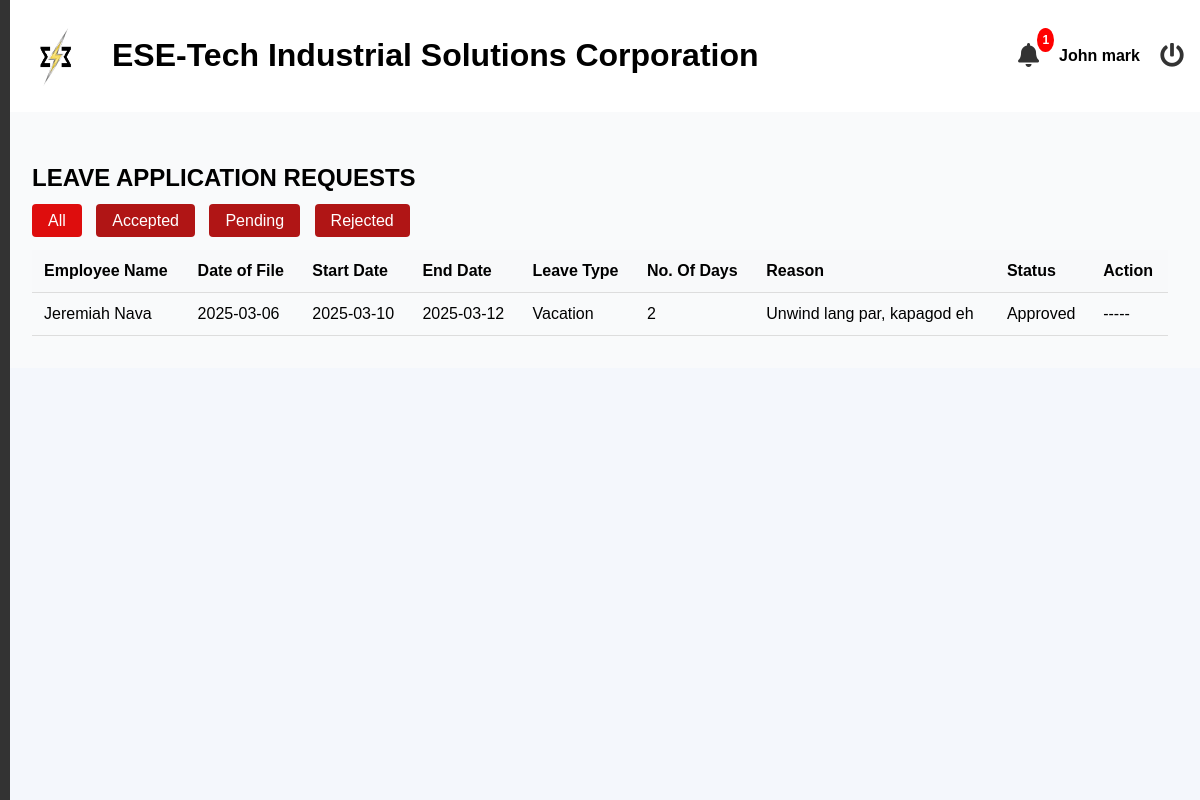
/admin/leave.php (signed in), run on an earlier commit of the app's database.
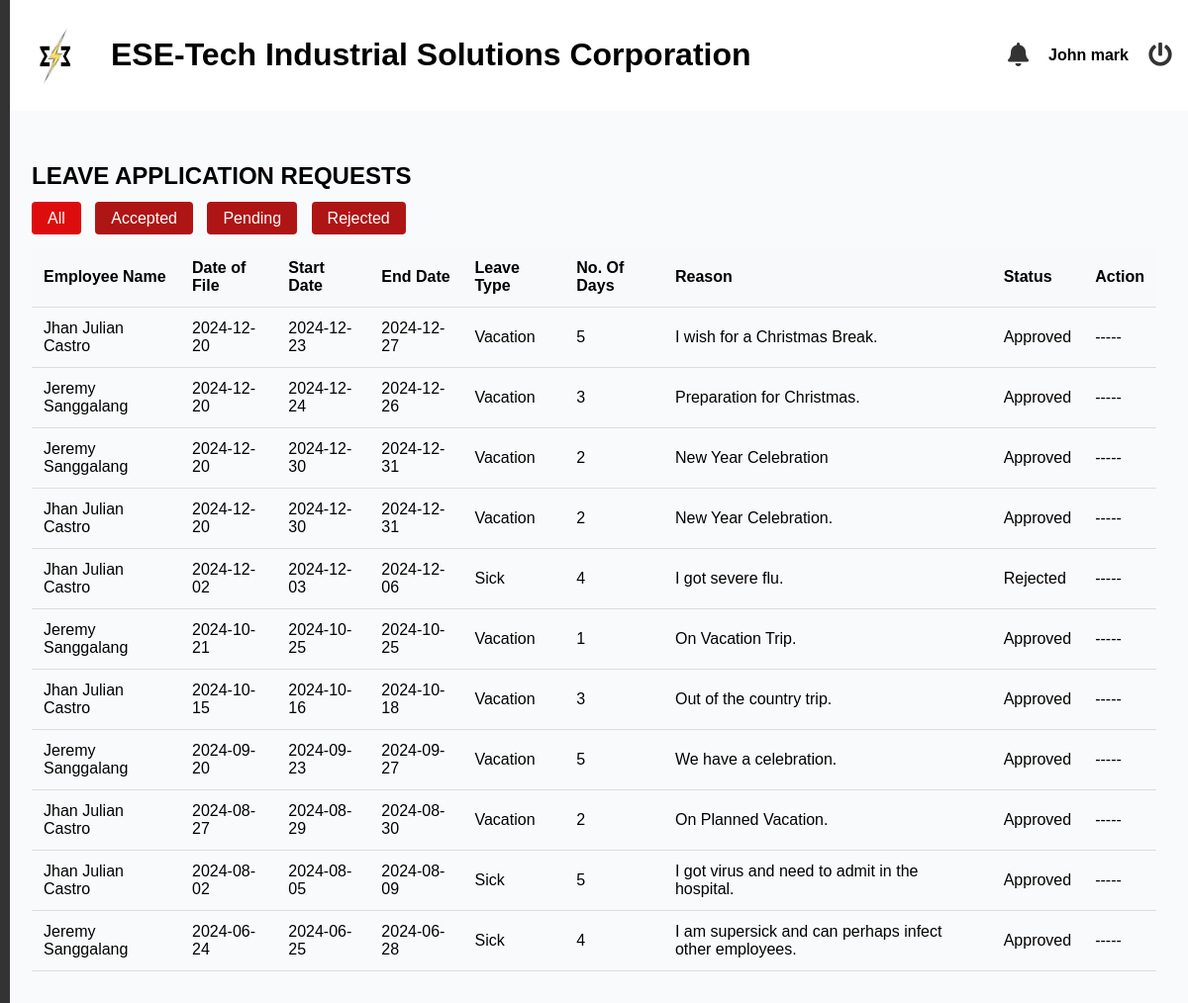
And on a later commit of the database.
### tables this page shows
CREATE TABLE `leave_applications` (
  `leave_id` int(11) NOT NULL,
  `employee_id` int(11) NOT NULL,
  `leave_type` enum('Sick','Vacation','Paternity','Maternity') NOT NULL,
  `file_date` varchar(32) NOT NULL,
  `start_date` date NOT NULL,
  `end_date` date NOT NULL,
  `number_of_days` varchar(32) NOT NULL,
  `reason` text DEFAULT NULL,
  `status` enum('Pending','Approved','Rejected') DEFAULT 'Pending'
);

### admin/leave.php (the view, shortened to what the changed rows need)
<?php
include('header.php');
$conn = mysqli_connect('localhost', 'root', '', 'esetech');
$sql = "
    SELECT
        leave_applications.*,
        CONCAT(employees.first_name, ' ', employees.last_name) AS employee_name,
        employees.employee_id
    FROM leave_applications
    LEFT JOIN employees
    ON leave_applications.employee_id = employees.employee_id";
$sql .= " ORDER BY leave_applications.file_date DESC";
$result = mysqli_query($conn, $sql);
?>
<link rel="stylesheet" href="https://cdn.datatables.net/1.13.5/css/jquery.dataTables.min.css" />
<main class="main-content">
    <section id="dashboard">
        <h2>LEAVE APPLICATION REQUESTS</h2>
        <table id="myTable" class="styled-table">
    <thead>
        <tr>
            <th>Employee Name</th>
            <th>Date of File</th>
            <th>Start Date</th>
            <th>End Date</th>
            <th>Leave Type</th>
            <th>No. Of Days</th>
            <th>Reason</th>
            <th>Status</th>
            <th class="actions">Action</th>
        </tr>
    </thead>
    <tbody>
        <?php while ($row = mysqli_fetch_assoc($result)) { ?>
            <tr>
                <td><?php echo htmlspecialchars($row['employee_name']); ?></td>
                <td><?php echo htmlspecialchars($row['file_date']); ?></td>
                <td><?php echo htmlspecialchars($row['start_date']); ?></td>
                <td><?php echo htmlspecialchars($row['end_date']); ?></td>
                <td><?php echo htmlspecialchars($row['leave_type']); ?></td>
                <td><?php echo htmlspecialchars($row['number_of_days']); ?></td>
                <td><?php echo htmlspecialchars($row['reason']); ?></td>
                <td><?php echo htmlspecialchars($row['status']); ?></td>
                <td class="actions">
                    <?php
                        if ($row['status'] == 'Pending') {
                            echo '<form action="./process_leave" method="POST">
                                    <input type="hidden" name="employee_id" value="' . $row['employee_id'] . '">
                                    <input type="hidden" name="leave_id" value="' . $row['leave_id'] . '">
                                    <input type="hidden" name="employee_id" value="' . $row['employee_id'] . '">
                                    <input type="hidden" name="leave_type" value="' . $row['leave_type'] . '">
                                    <input type="hidden" name="number_of_days" value="' . $row['number_of_days'] . '">
                                    <button type="submit" name="action" value="approve">
                                        Approve
                                    </button>
                                    <button type="submit" name="action" value="reject">
                                        Reject
                                    </button>
                                </form>';
                        } else {
                            echo '-----';
                        }
                    ?>
                </td>
            </tr>
        <?php } ?>
    </tbody>
</table>
    </section>
</main>
<?php
include('footer.php');
?>

### admin/header.php (shortened to what the changed rows need)
<?php
$conn = mysqli_connect('localhost', 'root', '', 'esetech');
$sql_count = "
    SELECT COUNT(*) AS notification_count FROM (
        (SELECT a.file_date AS action_date FROM leave_applications a WHERE a.status = 'Pending')
        UNION ALL
        (SELECT js.survey_date AS survey_date FROM job_satisfaction_surveys js)
    ) AS notifications;
";
$result_count = mysqli_query($conn, $sql_count);
$row = mysqli_fetch_assoc($result_count);
$notification_count = $row['notification_count'];
?>
<!DOCTYPE html>
<html lang="en">
<head>
    <link rel="stylesheet" href="css/styles.css">
    <link rel="stylesheet" href="https://cdnjs.cloudflare.com/ajax/libs/font-awesome/5.15.4/css/all.min.css">
</head>
<body>
<header>
    <div class="logo">
        <h1>ESE-Tech Industrial Solutions Corporation</h1>
    </div>
    <div class="header-right">
        <div class="notification-container">
            <i class="fas fa-bell bell-btn"></i>
            <?php if ($notification_count > 0): ?>
                <span class="badge"><?php echo $notification_count; ?></span>
            <?php endif; ?>
        </div>
    </div>
</header>
</body>
</html>

What changed in the data, as far as the page shows it:
removed leave_applications: employee_name "Jeremiah Nava", file_date "2025-03-06", start_date "2025-03-10", end_date "2025-03-12", leave_type "Vacation", number_of_days "2", reason "Unwind lang par, kapagod eh", status "Approved"
added leave_applications: employee_name "Jhan Julian Castro", file_date "2024-12-20", start_date "2024-12-23", end_date "2024-12-27", leave_type "Vacation", number_of_days "5", reason "I wish for a Christmas Break.", status "Approved"
added leave_applications: employee_name "Jeremy Sanggalang", file_date "2024-12-20", start_date "2024-12-24", end_date "2024-12-26", leave_type "Vacation", number_of_days "3", reason "Preparation for Christmas.", status "Approved"
added leave_applications: employee_name "Jeremy Sanggalang", file_date "2024-12-20", start_date "2024-12-30", end_date "2024-12-31", leave_type "Vacation", number_of_days "2", reason "New Year Celebration", status "Approved"
added leave_applications: employee_name "Jhan Julian Castro", file_date "2024-12-20", start_date "2024-12-30", end_date "2024-12-31", leave_type "Vacation", number_of_days "2", reason "New Year Celebration.", status "Approved"
added leave_applications: employee_name "Jhan Julian Castro", file_date "2024-12-02", start_date "2024-12-03", end_date "2024-12-06", leave_type "Sick", number_of_days "4", reason "I got severe flu.", status "Rejected"
added leave_applications: employee_name "Jeremy Sanggalang", file_date "2024-10-21", start_date "2024-10-25", end_date "2024-10-25", leave_type "Vacation", number_of_days "1", reason "On Vacation Trip.", status "Approved"
added leave_applications: employee_name "Jhan Julian Castro", file_date "2024-10-15", start_date "2024-10-16", end_date "2024-10-18", leave_type "Vacation", number_of_days "3", reason "Out of the country trip.", status "Approved"
added leave_applications: employee_name "Jeremy Sanggalang", file_date "2024-09-20", start_date "2024-09-23", end_date "2024-09-27", leave_type "Vacation", number_of_days "5", reason "We have a celebration.", status "Approved"
added leave_applications: employee_name "Jhan Julian Castro", file_date "2024-08-27", start_date "2024-08-29", end_date "2024-08-30", leave_type "Vacation", number_of_days "2", reason "On Planned Vacation.", status "Approved"
added leave_applications: employee_name "Jhan Julian Castro", file_date "2024-08-02", start_date "2024-08-05", end_date "2024-08-09", leave_type "Sick", number_of_days "5", reason "I got virus and need to admit in the hospital.", status "Approved"
added leave_applications: employee_name "Jeremy Sanggalang", file_date "2024-06-24", start_date "2024-06-25", end_date "2024-06-28", leave_type "Sick", number_of_days "4", reason "I am supersick and can perhaps infect other employees.", status "Approved"
Also different on the page:
$notification_count: "1" → (not shown)
